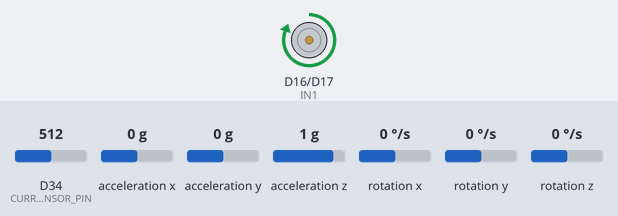
The sketch below on a simulated Arduino Due. Shown: motor-driver pin pairs drawn as motors (green arrow = first pin HIGH = forward, orange = second pin HIGH = backward, longer = more drive, scaled by the enable pin). The test bench sets the inputs (shaded band); at power-on: D34 (CURRENT_SENSOR_PIN) = 512, acceleration x 0 g, acceleration y 0 g, acceleration z 1 g, rotation x 0 °/s, rotation y 0 °/s, rotation z 0 °/s (analog values on the 0–1023 scale). What the sketch prints to the serial monitor is not drawn.

Above: at 3.6 s.
At 123.6 s:
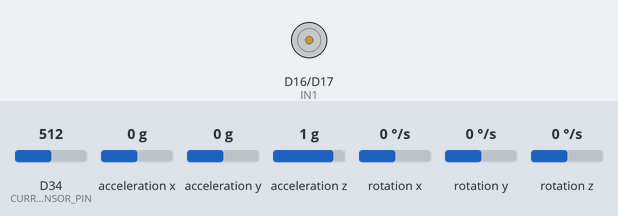
Timing chart, 0 to 125.1 s (numbered marks = the images above):
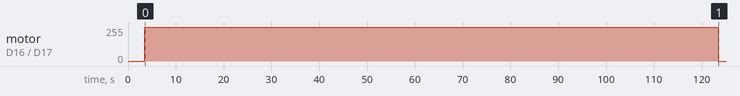

Measured:
- by itself, motor on D16 (IN1) / D17 (IN2): stopped → forward 255/255 at 3.5 s, → stopped 120 s later

The sketch:

Code_edited.ino
```cpp
#include <Wire.h>
#include <MPU6050_light.h>

// ─── PINS ──────────────────────────────────────────────────
#define CURRENT_SENSOR_PIN  34
#define IN1                 16
#define IN2                 17
#define ENA                  5

// ─── CONFIG ────────────────────────────────────────────────
#define SAMPLE_INTERVAL_MS  20      // 50 Hz → one row every 20ms
#define RECORD_DURATION_MS  120000  // 2 minutes per file

// ─── ACS712 ────────────────────────────────────────────────
#define ACS712_SENSITIVITY  0.185f
#define ACS712_ZERO_V       1.65f
#define ACS712_VREF         3.3f
#define ADC_RESOLUTION      4095.0f

MPU6050 mpu(Wire);

unsigned long start_time    = 0;
unsigned long last_sample   = 0;
int           sample_count  = 0;

// ─── MOTOR ─────────────────────────────────────────────────
void motor_start() {
  digitalWrite(IN1, HIGH);
  digitalWrite(IN2, LOW);
  analogWrite(ENA, 255);
}

void motor_stop() {
  digitalWrite(IN1, LOW);
  digitalWrite(IN2, LOW);
  analogWrite(ENA, 0);
}

// ─── SETUP ─────────────────────────────────────────────────
void setup() {
  Serial.begin(115200);
  delay(1000);

  // motor pins
  pinMode(IN1, OUTPUT);
  pinMode(IN2, OUTPUT);
  pinMode(ENA, OUTPUT);
  motor_stop();

  // ADC
  analogReadResolution(12);
  pinMode(CURRENT_SENSOR_PIN, INPUT);

  // MPU6050
  Wire.begin(21, 22);

  byte status = mpu.begin();
  if (status != 0) {
    Serial.print("ERROR: MPU6050 initialization failed with code: ");
    Serial.println(status);
    while (1) delay(1000); // halt
  }

  Serial.println("Calculating offsets, do not move MPU6050...");
  delay(1000);
  mpu.calcOffsets(true, true); // Calibrate gyro and accelerometer
  Serial.println("Calibration Done!");

  delay(500);

  // print CSV header
  Serial.println("timestamp_ms,x_g,y_g,z_g,current_A");

  // start pump
  motor_start();
  start_time  = millis();
  last_sample = millis();
}

// ─── LOOP ──────────────────────────────────────────────────
void loop() {
  unsigned long now = millis();

  // stop after 2 minutes
  if (now - start_time >= RECORD_DURATION_MS) {
    motor_stop();
    Serial.println("# DONE — 2 minutes recorded");
    while (1) delay(1000);  // halt
  }

  // sample every 20ms
  if (now - last_sample >= SAMPLE_INTERVAL_MS) {
    last_sample = now;

    // Refresh MPU6050 data
    mpu.update();

    // MPU6050_light returns accelerometer values directly in g
    float x_g = mpu.getAccX();
    float y_g = mpu.getAccY();
    float z_g = mpu.getAccZ();

    // read current
    float raw_v   = (analogRead(CURRENT_SENSOR_PIN) / ADC_RESOLUTION) * ACS712_VREF;
    float current = (raw_v - ACS712_ZERO_V) / ACS712_SENSITIVITY;

    // timestamp relative to start
    unsigned long ts = now - start_time;

    // print CSV row
    Serial.print(ts);          Serial.print(",");
    Serial.print(x_g, 4);    Serial.print(",");
    Serial.print(y_g, 4);    Serial.print(",");
    Serial.print(z_g, 4);    Serial.print(",");
    Serial.println(current, 4);

    sample_count++;
  }
}
```
